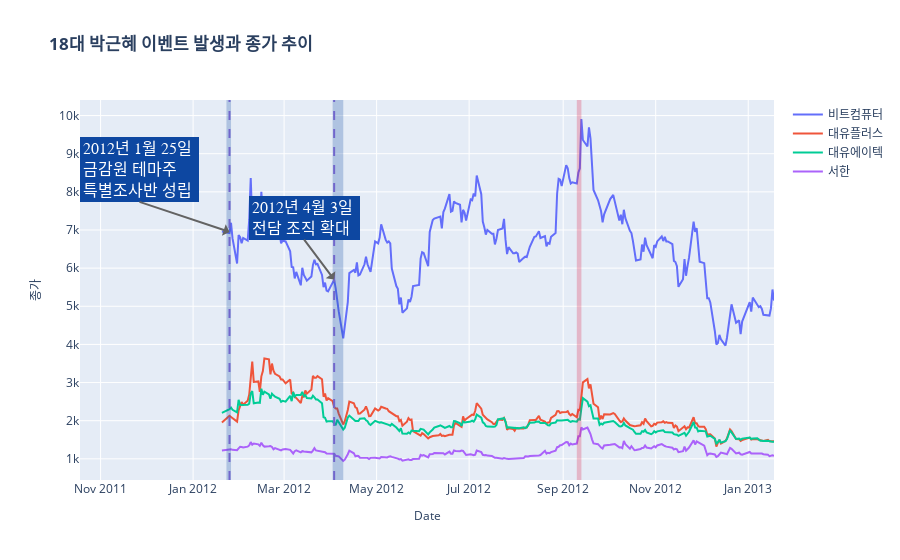

Notebook code cell kept with this figure:
### Code cell
fig = go.Figure()

for stock in df.columns:
  fig.add_trace(
      go.Scatter(
          x = df.index,
          y = df[stock],
          connectgaps=True,
          name = str(stock)
          ) 
      )

fig.update_xaxes(title_text="Date", title_font_size=12)
fig.update_yaxes(title_text="종가", title_font_size=12)
fig.update_layout(title_text=f'<b> 18대 박근혜 이벤트 발생과 종가 추이<b>',
                    autosize=True)
                    #width=1200,
                    #height = 800,
                    #hoverlabel_font_color='#FFFFFF',
                    #plot_bgcolor="#F5F4F4",
                    #title_font_size = 18,
                    #font_color="#3F3F3F")

fig.update_layout(shapes=
                  [dict(type= 'line',
                        yref= 'paper', y0= 0, y1= 1,
                        xref= 'x',x0="2012-04-03", x1="2012-04-03",
                        line=dict(color="MediumPurple",
                                  width=2,
                                  dash="dash")
                        ),
                  dict(type= 'line',
                        yref= 'paper', y0= 0, y1= 1,
                        xref= 'x', x0="2012-01-25", x1="2012-01-25",
                        line=dict(color="MediumPurple",
                                  width=2,
                                  dash="dash")
                       )
                  ])


# add annotation 1
fig.add_annotation(
      x="2012-01-25"
   # , y=20433
    , y= 6950
    , text=f'2012년 1월 25일 <br>금감원 테마주<br>특별조사반 성립'
    , yanchor='bottom'
    , showarrow=True
    , arrowhead=1
    , arrowsize=1
    , arrowwidth=2
    , arrowcolor="#636363"
    , ax= -90
    , ay=-30
    , font=dict(size=16, color="white", family="Courier New, monospace")
    , align="left"
    , bordercolor='#0d47a1'
    , borderwidth=2
    , bgcolor='#0d47a1'
    , opacity= 1
    ,)



# add annotation 2
fig.add_annotation(
      x="2012-04-03"
   # , y=20433
    , y=5700
    , text=f'2012년 4월 3일 <br>전담 조직 확대'
    , yanchor='bottom'
    , showarrow=True
    , arrowhead=1
    , arrowsize=1
    , arrowwidth=2
    , arrowcolor="#636363"
    , ax=-30
    , ay=-40
    , font=dict(size=16, color="white", family="Courier New, monospace")
    , align="left"
    , bordercolor='#0d47a1'
    , borderwidth=2
    , bgcolor='#0d47a1'
    , opacity=1
    ,)

fig.add_vrect(x0="2012-01-23", x1="2012-01-26", 
               fillcolor='#0d47a1', opacity=0.25, line_width=0)
fig.add_vrect(x0="2012-09-10", x1="2012-09-13", 
             fillcolor='crimson', opacity=0.25, line_width=0)
fig.add_vrect(x0="2012-04-02", x1="2012-04-09", 
             
              fillcolor='#0d47a1', opacity=0.25, line_width=0)
fig.show()

### Figure 1 — Plotly figure (JSON) as saved in the notebook; plotly's stock layout.template omitted (floating-point values rounded to 4 significant figures; data arrays with more than 128 entries replaced by an {"elided": "..."} marker saying what was removed)
{"data": [{"connectgaps": true, "name": "비트컴퓨터", "type": "scatter", "x": {"elided": "247 str values"}, "y": {"elided": "247 int values"}}, {"connectgaps": true, "name": "대유플러스", "type": "scatter", "x": {"elided": "247 str values"}, "y": {"elided": "247 int values"}}, {"connectgaps": true, "name": "대유에이텍", "type": "scatter", "x": {"elided": "247 str values"}, "y": {"elided": "247 int values"}}, {"connectgaps": true, "name": "서한", "type": "scatter", "x": {"elided": "247 str values"}, "y": {"elided": "247 int values"}}], "layout": {"annotations": [{"align": "left", "arrowcolor": "#636363", "arrowhead": 1, "arrowsize": 1, "arrowwidth": 2, "ax": -90, "ay": -30, "bgcolor": "#0d47a1", "bordercolor": "#0d47a1", "borderwidth": 2, "font": {"color": "white", "family": "Courier New, monospace", "size": 16}, "opacity": 1, "showarrow": true, "text": "2012년 1월 25일 <br>금감원 테마주<br>특별조사반 성립", "x": "2012-01-25", "y": 6950, "yanchor": "bottom"}, {"align": "left", "arrowcolor": "#636363", "arrowhead": 1, "arrowsize": 1, "arrowwidth": 2, "ax": -30, "ay": -40, "bgcolor": "#0d47a1", "bordercolor": "#0d47a1", "borderwidth": 2, "font": {"color": "white", "family": "Courier New, monospace", "size": 16}, "opacity": 1, "showarrow": true, "text": "2012년 4월 3일 <br>전담 조직 확대", "x": "2012-04-03", "y": 5700, "yanchor": "bottom"}], "autosize": true, "shapes": [{"line": {"color": "MediumPurple", "dash": "dash", "width": 2}, "type": "line", "x0": "2012-04-03", "x1": "2012-04-03", "xref": "x", "y0": 0, "y1": 1, "yref": "paper"}, {"line": {"color": "MediumPurple", "dash": "dash", "width": 2}, "type": "line", "x0": "2012-01-25", "x1": "2012-01-25", "xref": "x", "y0": 0, "y1": 1, "yref": "paper"}, {"fillcolor": "#0d47a1", "line": {"width": 0}, "opacity": 0.25, "type": "rect", "x0": "2012-01-23", "x1": "2012-01-26", "xref": "x", "y0": 0, "y1": 1, "yref": "y domain"}, {"fillcolor": "crimson", "line": {"width": 0}, "opacity": 0.25, "type": "rect", "x0": "2012-09-10", "x1": "2012-09-13", "xref": "x", "y0": 0, "y1": 1, "yref": "y domain"}, {"fillcolor": "#0d47a1", "line": {"width": 0}, "opacity": 0.25, "type": "rect", "x0": "2012-04-02", "x1": "2012-04-09", "xref": "x", "y0": 0, "y1": 1, "yref": "y domain"}], "title": {"text": "<b> 18대 박근혜 이벤트 발생과 종가 추이<b>"}, "xaxis": {"title": {"font": {"size": 12}, "text": "Date"}}, "yaxis": {"title": {"font": {"size": 12}, "text": "종가"}}}}
